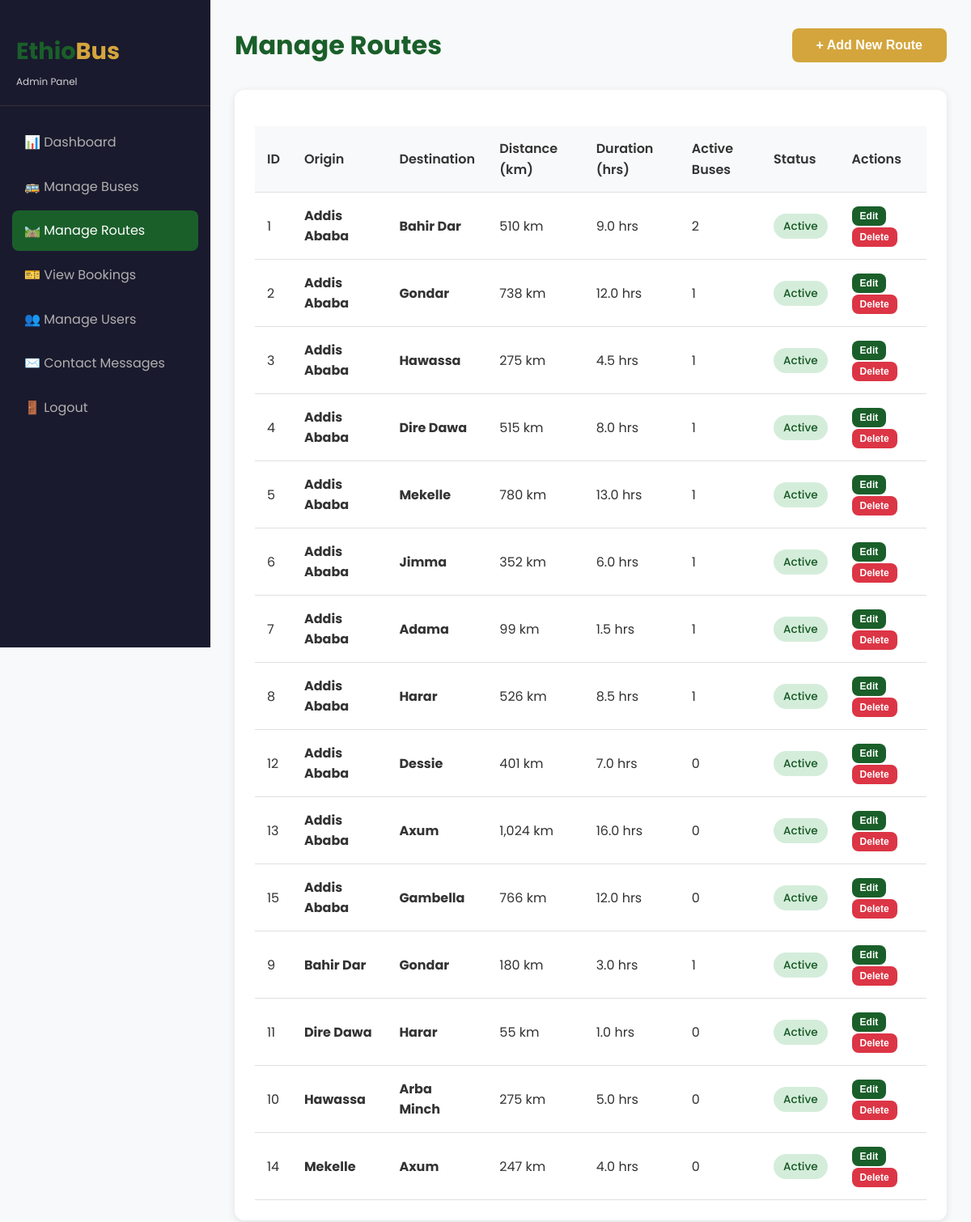
The page /admin/routes.php (signed in) on the database its author committed.
### tables this page shows
CREATE TABLE routes (
    id INT AUTO_INCREMENT PRIMARY KEY,
    origin VARCHAR(100) NOT NULL,
    destination VARCHAR(100) NOT NULL,
    distance_km INT NOT NULL,
    duration_hours DECIMAL(4,1) NOT NULL,
    status ENUM('active', 'inactive') DEFAULT 'active',
    created_at TIMESTAMP DEFAULT CURRENT_TIMESTAMP
);

### admin/routes.php (the view, shortened to what this page needs)
<?php
require_once __DIR__ . '/../includes/config.php';
$routes_sql = "SELECT r.*,
               (SELECT COUNT(*) FROM buses WHERE route_id = r.id AND status = 'active') as bus_count
               FROM routes r ORDER BY r.origin ASC";
$routes_result = mysqli_query($conn, $routes_sql);
?>
<!DOCTYPE html>
<html lang="en">
<head>
    <link rel="stylesheet" href="/bus-reservation-ethiopia/assets/css/style.css">
</head>
<body>
    <div class="admin-layout">
        <aside class="sidebar">
            <div class="sidebar-header">
                <div class="logo">Ethio<span>Bus</span></div>
                <p style="font-size: 12px; opacity: 0.8; margin-top: 5px;">Admin Panel</p>
            </div>
            <ul class="sidebar-menu">
                <li><a href="dashboard.php">📊 Dashboard</a></li>
                <li><a href="buses.php">🚌 Manage Buses</a></li>
                <li><a href="routes.php" class="active">🛤️ Manage Routes</a></li>
                <li><a href="bookings.php">🎫 View Bookings</a></li>
                <li><a href="users.php">👥 Manage Users</a></li>
                <li><a href="messages.php">✉️ Contact Messages</a></li>
                <li><a href="logout.php">🚪 Logout</a></li>
            </ul>
        </aside>
        <main class="admin-content">
            <div class="admin-header">
                <h1>Manage Routes</h1>
                <button class="btn btn-primary" onclick="openModal('addRouteModal')">+ Add New Route</button>
            </div>
            <div class="card">
                <div class="table-container">
                    <table>
                        <thead>
                            <tr>
                                <th>ID</th>
                                <th>Origin</th>
                                <th>Destination</th>
                                <th>Distance (km)</th>
                                <th>Duration (hrs)</th>
                                <th>Active Buses</th>
                                <th>Status</th>
                                <th>Actions</th>
                            </tr>
                        </thead>
                        <tbody>
                            <?php while ($route = mysqli_fetch_assoc($routes_result)): ?>
                                <tr>
                                    <td><?php echo $route['id']; ?></td>
                                    <td><strong><?php echo htmlspecialchars($route['origin']); ?></strong></td>
                                    <td><strong><?php echo htmlspecialchars($route['destination']); ?></strong></td>
                                    <td><?php echo number_format($route['distance_km']); ?> km</td>
                                    <td><?php echo $route['duration_hours']; ?> hrs</td>
                                    <td><?php echo $route['bus_count']; ?></td>
                                    <td>
                                        <span class="status-badge status-<?php echo $route['status'] === 'active' ? 'confirmed' : 'cancelled'; ?>">
                                            <?php echo ucfirst($route['status']); ?>
                                        </span>
                                    </td>
                                    <td>
                                        <button class="btn btn-secondary" style="padding: 5px 10px; font-size: 12px;"
                                                onclick="editRoute(<?php echo htmlspecialchars(json_encode($route)); ?>)">
                                            Edit
                                        </button>
                                        <form method="POST" style="display: inline;"
                                              onsubmit="return confirm('Are you sure? This will affect all buses on this route.')">
                                            <button type="submit" class="btn btn-danger" style="padding: 5px 10px; font-size: 12px;">
                                                Delete
                                            </button>
                                        </form>
                                    </td>
                                </tr>
                            <?php endwhile; ?>
                        </tbody>
                    </table>
                </div>
            </div>
        </main>
    </div>
</body>
</html>

### assets/css/style.css (style rules this page uses)
:root { --primary-color: #1a5f2a; --primary-dark: #134a20; --primary-light: #2e8b3e; --accent-color: #d4a53c; --accent-dark: #b8912f; --text-color: #333333; --text-light: #666666; --text-muted: #999999; --bg-color: #f8f9fa; --bg-white: #ffffff; --bg-dark: #1a1a2e; --border-color: #e0e0e0; --success-color: #28a745; --warning-color: #ffc107; --danger-color: #dc3545; --info-color: #17a2b8; --shadow: 0 2px 10px rgba(0, 0, 0, 0.1); --shadow-lg: 0 5px 25px rgba(0, 0, 0, 0.15); --transition: all 0.3s ease; --border-radius: 8px; --border-radius-lg: 12px; }
* { margin: 0; padding: 0; box-sizing: border-box; }
html { scroll-behavior: smooth; }
body { font-family: 'Poppins', -apple-system, BlinkMacSystemFont, 'Segoe UI', Roboto, sans-serif; font-size: 16px; line-height: 1.6; color: var(--text-color); background-color: var(--bg-color); min-height: 100vh; }
a { text-decoration: none; color: inherit; transition: var(--transition); }
ul { list-style: none; }
.logo { font-size: 1.8rem; font-weight: 700; color: var(--primary-color); }
.logo span { color: var(--accent-color); }
.btn { display: inline-block; padding: 12px 30px; border-radius: var(--border-radius); font-weight: 600; font-size: 1rem; cursor: pointer; transition: var(--transition); border: none; text-align: center; }
.btn-primary { background: var(--accent-color); color: white; }
.btn-secondary { background: var(--primary-color); color: white; }
.btn-danger { background: var(--danger-color); color: white; }
.card { background: var(--bg-white); border-radius: var(--border-radius-lg); padding: 25px; box-shadow: var(--shadow); transition: var(--transition); }
.status-badge { display: inline-block; padding: 5px 12px; border-radius: 20px; font-size: 0.85rem; font-weight: 500; }
.status-confirmed { background: #d4edda; color: #155724; }
table { width: 100%; border-collapse: collapse; margin-top: 20px; }
table th, table td { padding: 15px; text-align: left; border-bottom: 1px solid var(--border-color); }
table th { background: var(--bg-color); font-weight: 600; color: var(--text-color); }
.admin-layout { display: flex; min-height: 100vh; }
.sidebar { width: 260px; background: var(--bg-dark); color: white; padding: 20px 0; position: fixed; height: 100vh; overflow-y: auto; }
.sidebar-header { padding: 20px; border-bottom: 1px solid #333; margin-bottom: 20px; }
.sidebar-menu { padding: 0 15px; }
.sidebar-menu a { display: flex; align-items: center; gap: 12px; padding: 12px 15px; border-radius: var(--border-radius); color: #b0b0b0; margin-bottom: 5px; transition: var(--transition); }
.sidebar-menu a:hover, .sidebar-menu a.active { background: var(--primary-color); color: white; }
.admin-content { flex: 1; margin-left: 260px; padding: 30px; background: var(--bg-color); }
.admin-header { display: flex; justify-content: space-between; align-items: center; margin-bottom: 30px; }
.admin-header h1 { color: var(--primary-color); }
:root { --light-gray: #f5f5f5; }

### rows shown on the page
routes: id "1", origin "Addis Ababa", destination "Bahir Dar", distance_km "510", duration_hours "9.0", bus_count "2", status "Active"
routes: id "2", origin "Addis Ababa", destination "Gondar", distance_km "738", duration_hours "12.0", bus_count "1", status "Active"
routes: id "3", origin "Addis Ababa", destination "Hawassa", distance_km "275", duration_hours "4.5", bus_count "1", status "Active"
routes: id "4", origin "Addis Ababa", destination "Dire Dawa", distance_km "515", duration_hours "8.0", bus_count "1", status "Active"
routes: id "5", origin "Addis Ababa", destination "Mekelle", distance_km "780", duration_hours "13.0", bus_count "1", status "Active"
routes: id "6", origin "Addis Ababa", destination "Jimma", distance_km "352", duration_hours "6.0", bus_count "1", status "Active"
routes: id "7", origin "Addis Ababa", destination "Adama", distance_km "99", duration_hours "1.5", bus_count "1", status "Active"
routes: id "8", origin "Addis Ababa", destination "Harar", distance_km "526", duration_hours "8.5", bus_count "1", status "Active"
routes: id "12", origin "Addis Ababa", destination "Dessie", distance_km "401", duration_hours "7.0", bus_count "0", status "Active"
routes: id "13", origin "Addis Ababa", destination "Axum", distance_km "1,024", duration_hours "16.0", bus_count "0", status "Active"
routes: id "15", origin "Addis Ababa", destination "Gambella", distance_km "766", duration_hours "12.0", bus_count "0", status "Active"
routes: id "9", origin "Bahir Dar", destination "Gondar", distance_km "180", duration_hours "3.0", bus_count "1", status "Active"
routes: id "11", origin "Dire Dawa", destination "Harar", distance_km "55", duration_hours "1.0", bus_count "0", status "Active"
routes: id "10", origin "Hawassa", destination "Arba Minch", distance_km "275", duration_hours "5.0", bus_count "0", status "Active"
routes: id "14", origin "Mekelle", destination "Axum", distance_km "247", duration_hours "4.0", bus_count "0", status "Active"
